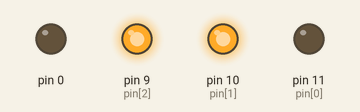
Bench run of a sketch on a simulated Arduino Uno, built with avr-gcc and run on an emulated ATmega328P. Parts: output pins drawn as LEDs (lit = HIGH).

Above: at 0.1 s.
Timing chart, 0 to 1.6 s (numbered marks = the images above):
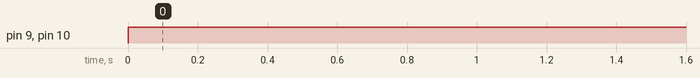

The sketch:

rgb_4_array.ino
```cpp
/*
    RGB Array

 RGB LED: impostare i colori per un LED RGB
 common anode tramite array

 Schema: http://lab.piffa.net/schemi/rgb.jpg
 */

byte pin[3]   = {11, 10, 9};   // 2v a 20ma: che resistenza dovro usare?
byte color[3] = {0, 255, 255};


void setup()
{
  for (byte i = 0; i < 4; i++) {
    pinMode(pin[i], OUTPUT);
  }
}


void loop()
{
  analogWrite(pin[0], color[0]);
  analogWrite(pin[1], color[1]);
  analogWrite(pin[2], color[2]);
}

/* Domande:
 1. Che differenza c'e' tra le variabili dei pin e dei colori?
 */
```

Measured:
- by itself, pin 9 (pin[2]), pin 10 (pin[1]): LOW → HIGH at 0.00 s
